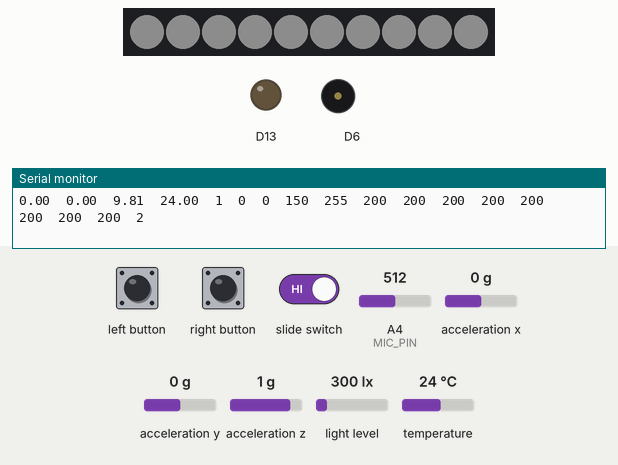
Bench run of a sketch on a simulated Adafruit Circuit Playground Express. Shown: 10 RGB LEDs in strip order, left to right, output pins drawn as LEDs (lit = HIGH), buzzer (waves = sounding), the last lines printed to the serial monitor. The test bench sets the inputs (shaded band); at power-on: A4 (MIC_PIN) = 512, acceleration x 0 g, acceleration y 0 g, acceleration z 1 g, light level 300 lx, temperature 24 °C. Dim RGB values are drawn brighter than linear.

Above: at 0.99 s.
1.3 s: left button pressed for 0.15 s
At 1.93 s:
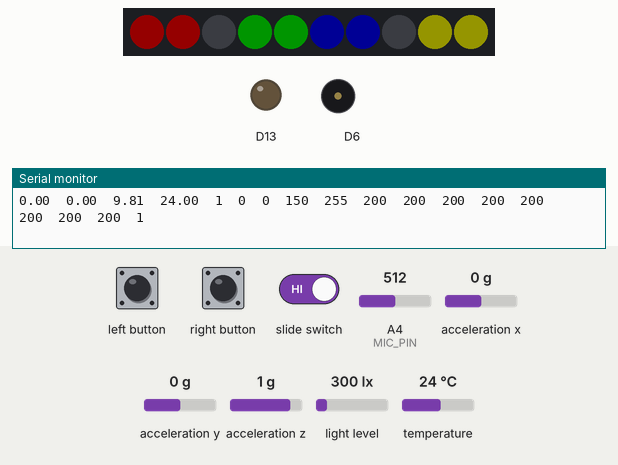
2.0 s: right button pressed for 0.15 s
At 2.29 s:
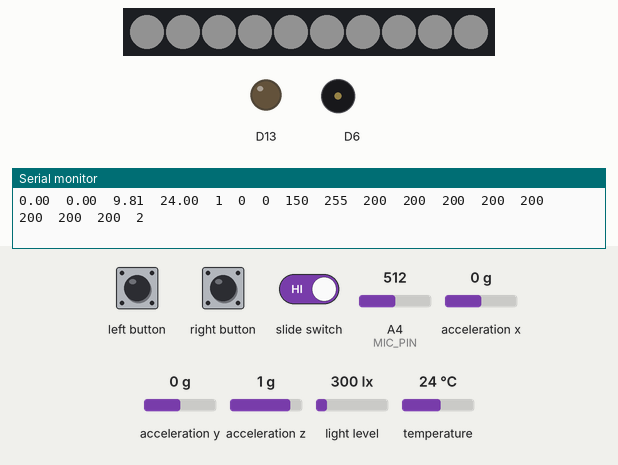
2.7 s: left button pressed for 0.15 s
At 3.8 s:
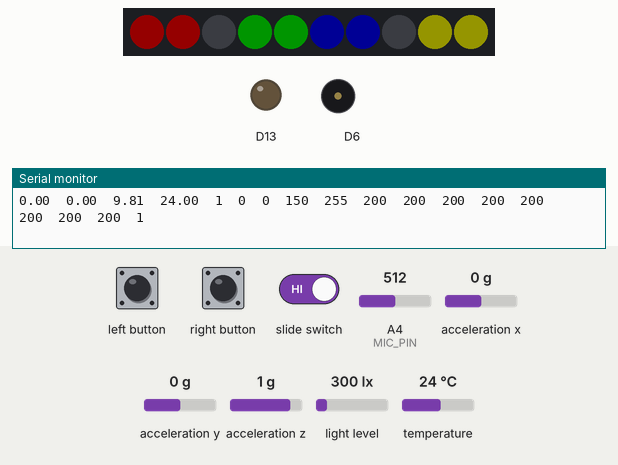
5.8 s: right button pressed for 1 s
At 6.17 s:
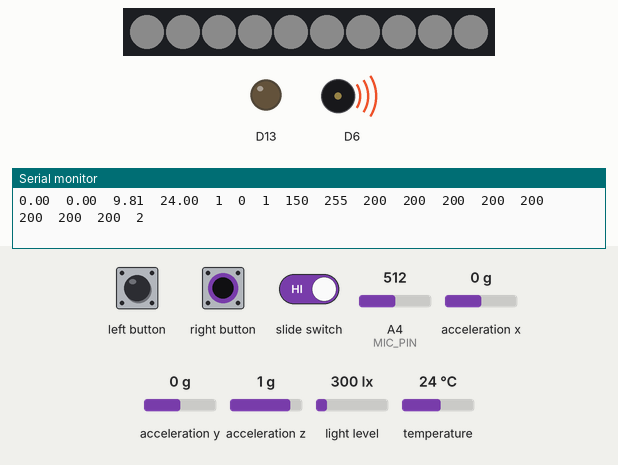
Timing chart, 0 to 8.8 s (numbered marks = the images above; inputs shaded):
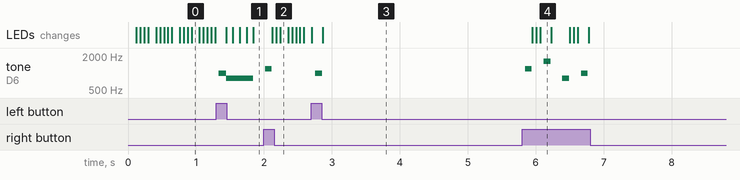

The sketch:

CircuitPlayGround2Ft.ino
```cpp
#include <Adafruit_CircuitPlayground.h>

boolean playedSoundRed = false;
boolean playedSoundBlue = false;
boolean playedSoundYellow = false;
boolean playedSoundGreen = false;

float X, Y, Z, temp;
int light, sound;

int cap_3, cap_2; //Top left
int cap_1, cap_0; //Bot left
int cap_9, cap_10; //Top right
int cap_6, cap_12; //Bot right

int mode = 2;
int cyclesUntilPush = 2;
int curCycles = 0;

bool slideSwitch, L_button, R_button;

int soundList [1000];
int soundCounter = 0;

int lastRead = 0;

int animationFrame = 0;

String delim = "\t";

#define MIC_PIN         A4  // Microphone is attached to this analog pin (A4 for circuit playground)
#define SAMPLE_WINDOW   10  // Sample window for average level
#define PEAK_HANG       24  // Time of pause before peak dot falls
#define PEAK_FALL        4  // Rate of falling peak dot
#define INPUT_FLOOR     10  // Lower range of analogRead input
#define INPUT_CEILING  500  // Max range of analogRead


float fscale( float originalMin, float originalMax, float newBegin, float
newEnd, float inputValue, float curve){

  float OriginalRange = 0;
  float NewRange = 0;
  float zeroRefCurVal = 0;
  float normalizedCurVal = 0;
  float rangedValue = 0;
  boolean invFlag = 0;


  // condition curve parameter
  // limit range

  if (curve > 10) curve = 10;
  if (curve < -10) curve = -10;

  curve = (curve * -.1) ; // - invert and scale - this seems more intuitive - postive numbers give more weight to high end on output
  curve = pow(10, curve); // convert linear scale into lograthimic exponent for other pow function

  /*
   Serial.println(curve * 100, DEC);   // multply by 100 to preserve resolution
   Serial.println();
   */

  // Check for out of range inputValues
  if (inputValue < originalMin) {
    inputValue = originalMin;
  }
  if (inputValue > originalMax) {
    inputValue = originalMax;
  }

  // Zero Refference the values
  OriginalRange = originalMax - originalMin;

  if (newEnd > newBegin){
    NewRange = newEnd - newBegin;
  }
  else
  {
    NewRange = newBegin - newEnd;
    invFlag = 1;
  }

  zeroRefCurVal = inputValue - originalMin;
  normalizedCurVal  =  zeroRefCurVal / OriginalRange;   // normalize to 0 - 1 float

  // Check for originalMin > originalMax  - the math for all other cases i.e. negative numbers seems to work out fine
  if (originalMin > originalMax ) {
    return 0;
  }

  if (invFlag == 0){
    rangedValue =  (pow(normalizedCurVal, curve) * NewRange) + newBegin;

  }
  else     // invert the ranges
  {
    rangedValue =  newBegin - (pow(normalizedCurVal, curve) * NewRange);
  }

  return rangedValue;
}


void setup() {
  Serial.begin(9600);
  CircuitPlayground.begin();
}

void loop() {

  X = CircuitPlayground.motionX();
  Y = CircuitPlayground.motionY();
  Z = CircuitPlayground.motionZ();

  temp = CircuitPlayground.temperature();

  slideSwitch = CircuitPlayground.slideSwitch(); //True if Left, False if Right

  L_button = CircuitPlayground.leftButton(); //0 Unless pressed
  R_button = CircuitPlayground.rightButton();

  curCycles++;
  if(L_button && curCycles > cyclesUntilPush)
  {
    mode--;
    if(mode == -1)
      mode = 3;
    mode = mode%4;
    curCycles = 0;
    if(mode == 0)
      CircuitPlayground.playTone(800, 100);
    else if(mode == 1)
      CircuitPlayground.playTone(1000, 100);
    else if(mode == 2)
      CircuitPlayground.playTone(1200, 100);
    else if(mode == 3)
      CircuitPlayground.playTone(1600, 100);
  }
  else if(R_button && curCycles > cyclesUntilPush)
  {
    mode++;
    mode = mode%4;
    curCycles = 0;
    if(mode == 0)
      CircuitPlayground.playTone(800, 100);
    else if(mode == 1)
      CircuitPlayground.playTone(1000, 100);
    else if(mode == 2)
      CircuitPlayground.playTone(1200, 100);
    else if(mode == 3)
      CircuitPlayground.playTone(1600, 100);
  }


  light = CircuitPlayground.lightSensor();

  cap_2 = CircuitPlayground.readCap(2);
  cap_3 = CircuitPlayground.readCap(3);
  cap_0 = CircuitPlayground.readCap(0);
  cap_1 = CircuitPlayground.readCap(1);
  cap_9 = CircuitPlayground.readCap(9);
  cap_10 = CircuitPlayground.readCap(10);
  cap_6 = CircuitPlayground.readCap(6);
  cap_12 = CircuitPlayground.readCap(12);

  if(mode == 1)
  {
    for(int i = 0; i < 10; i++)
    {
      CircuitPlayground.setPixelColor(i, 0,   0,   0);
    }

    int redValue = (cap_2+cap_3);
    if(redValue > 255)
      redValue = 255;
    if(redValue > 200 && !playedSoundRed)
    {
      CircuitPlayground.playTone(800, 100);
      playedSoundRed = true;
    }
    else if(redValue < 10)
      playedSoundRed = false;
    CircuitPlayground.setPixelColor(0, redValue,   0,   0);
    CircuitPlayground.setPixelColor(1, redValue,   0,   0);

    int greenValue = (cap_0+cap_1);
    if(greenValue > 255)
      greenValue = 255;
    if(greenValue > 200 && !playedSoundGreen)
    {
      CircuitPlayground.playTone(800, 100);
      playedSoundGreen = true;
    }
    else if(greenValue < 10)
      playedSoundGreen = false;
    CircuitPlayground.setPixelColor(3, 0,   greenValue,   0);
    CircuitPlayground.setPixelColor(4, 0,   greenValue,   0);

    int blueValue = (cap_6+cap_12);
    if(blueValue > 255)
      blueValue = 255;
    if(blueValue > 200 && !playedSoundBlue)
    {
      CircuitPlayground.playTone(800, 100);
      playedSoundBlue = true;
    }
    else if(blueValue < 10)
      playedSoundBlue = false;
    CircuitPlayground.setPixelColor(5, 0,   0,   blueValue);
    CircuitPlayground.setPixelColor(6, 0,   0,   blueValue);

    int yellowValue = (cap_9+cap_10);
    if(yellowValue > 255)
      yellowValue = 255;
    if(yellowValue > 200 && !playedSoundYellow)
    {
      CircuitPlayground.playTone(800, 100);
      playedSoundYellow = true;
    }
    else if(yellowValue < 10)
      playedSoundYellow = false;
    CircuitPlayground.setPixelColor(8, yellowValue,   yellowValue,   0);
    CircuitPlayground.setPixelColor(9, yellowValue,   yellowValue,   0);
  }
  else if(mode == 2 || mode == 0)
  {
    int colorValue = 0;
    if(animationFrame > 25)
      colorValue = 255 - (animationFrame*10)%255;
    else
      colorValue = (animationFrame*10)%255;

    for(int i = 0; i < 10; i++)
    {
      CircuitPlayground.setPixelColor(i, colorValue,   colorValue,   colorValue);
    }
  }
  else if(mode == 3)
  {
    for(int i = 0; i < 10; i++)
    {
      CircuitPlayground.setPixelColor(i, 255-sound,   0,   0);
    }
  }

  Serial.print(X);
  Serial.print(delim);

  Serial.print(Y);
  Serial.print(delim);

  Serial.print(Z);
  Serial.print(delim);

  Serial.print(temp);
  Serial.print(delim);

  Serial.print(slideSwitch);
  Serial.print(delim);

  Serial.print(L_button);
  Serial.print(delim);

  Serial.print(R_button);
  Serial.print(delim);

  Serial.print(light);
  Serial.print(delim);

  Serial.print(sound);
  Serial.print(delim);

  Serial.print(cap_2);
  Serial.print(delim);

  Serial.print(cap_3);
  Serial.print(delim);

  Serial.print(cap_0);
  Serial.print(delim);

  Serial.print(cap_1);
  Serial.print(delim);

  Serial.print(cap_9);
  Serial.print(delim);

  Serial.print(cap_10);
  Serial.print(delim);

  Serial.print(cap_6);
  Serial.print(delim);

  Serial.print(cap_12);
  Serial.print(delim);

  Serial.println(mode);

  unsigned int signalMax = 0;
  unsigned int sample = 0;
  unsigned int peakToPeak = 0;
  unsigned int signalMin = 1023;
  unsigned int c, y;
  unsigned long startMillis = millis();

  // collect data for length of sample window (in mS)
  while (millis() - startMillis < 50)
  {
    sample = analogRead(MIC_PIN);
    if (sample < 1024)  // toss out spurious readings
    {
      if (sample > signalMax)
      {
        signalMax = sample;  // save just the max levels
      }
      else if (sample < signalMin)
      {
        signalMin = sample;  // save just the min levels
      }
    }
  }
  peakToPeak = signalMax - signalMin;  // max - min = peak-peak amplitude

  //Scale the input logarithmically instead of linearly
  sound = fscale(INPUT_FLOOR, INPUT_CEILING, 100, 0, peakToPeak, 2);
  sound = map(sound, 0,100, 0, 255);

  animationFrame++;
  if(animationFrame > 50)
    animationFrame = 0;

}
```

Measured:
- after the input at 1.3 s, tone on D6: silent → 1000 Hz at once, → 800 Hz 0.11 s later, → silent 0.40 s later; the LEDs: first change after 0.14 s (image 1 shows a later state)
- after the input at 2.0 s, tone on D6: silent → 1200 Hz at once, → silent 0.10 s later; the LEDs: first change after 0.12 s (image 2 shows a later state)
- after the input at 2.7 s, tone on D6: silent → 1000 Hz after 0.06 s, → silent 0.10 s later
- after the input at 5.8 s, tone on D6: plays 1200 Hz for 0.10 s, 1600 Hz for 0.10 s, 800 Hz for 0.10 s, 1000 Hz for 0.10 s, starting at once; the LEDs: first change after 0.15 s (image 4 shows a later state)
